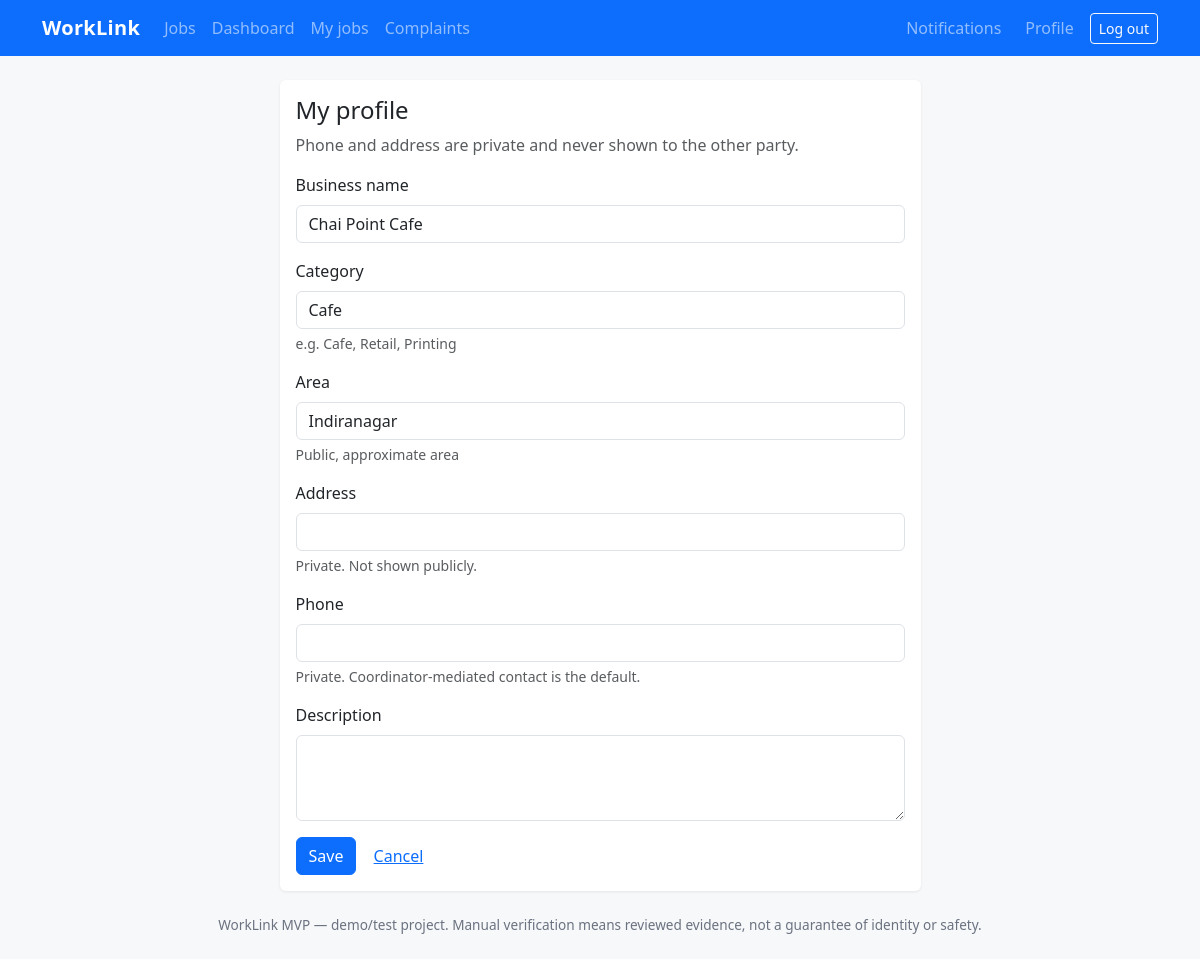
The page /accounts/profile/ (signed in) on the database its author committed.
### accounts/models.py (models this page shows, shortened)
class ReputationMixin:
    @property
    def reputation(self):
        """New users show 'New' (never a default perfect score)."""
        from django.db.models import Avg, Count
        from trust.models import Review
        agg = Review.objects.filter(target=self.user, moderation_status="PUBLISHED").aggregate(
            avg=Avg("rating"), n=Count("id")
        )
        if not agg["n"]:
            return "New"
        s = "" if agg["n"] == 1 else "s"
        return f"{agg['avg']:.1f}/5 ({agg['n']} review{s})"

class BusinessProfile(ReputationMixin, models.Model):
    user = models.OneToOneField(settings.AUTH_USER_MODEL, on_delete=models.CASCADE)
    business_name = models.CharField(max_length=150)
    category = models.CharField(max_length=100, blank=True, help_text="e.g. Cafe, Retail, Printing")
    area = models.CharField(max_length=120, blank=True, help_text="Public, approximate area")
    address = models.CharField(max_length=250, blank=True, help_text="Private. Not shown publicly.")
    phone = models.CharField(max_length=20, blank=True, validators=[phone_validator],
                             help_text="Private. Coordinator-mediated contact is the default.")
    description = models.TextField(blank=True)
    verification_status = models.CharField(max_length=20, choices=VerificationStatus.choices,
                                           default=VerificationStatus.NOT_SUBMITTED)
    created_at = models.DateTimeField(auto_now_add=True)
    updated_at = models.DateTimeField(auto_now=True)

### accounts/views.py (the view)
# urls.py: path("profile/", views.profile, name="profile"),
@login_required
def profile(request):
    role = get_role(request.user)
    if role == "worker":
        instance, FormClass = request.user.workerprofile, WorkerProfileForm
    elif role == "business":
        instance, FormClass = request.user.businessprofile, BusinessProfileForm
    else:
        raise PermissionDenied
    form = FormClass(request.POST or None, instance=instance)
    if request.method == "POST" and form.is_valid():
        form.save()
        messages.success(request, "Profile saved.")
        return redirect("dashboard")
    return render(request, "form.html", {"form": form, "title": "My profile",
                                         "intro": "Phone and address are private and never shown to the other party."})

### accounts/forms.py
class BusinessProfileForm(BootstrapMixin, forms.ModelForm):
    class Meta:
        model = BusinessProfile
        fields = ["business_name", "category", "area", "address", "phone", "description"]
        widgets = {"description": forms.Textarea(attrs={"rows": 3})}

### accounts/permissions.py (called while the page is built)
def get_role(user):
    if not user.is_authenticated:
        return None
    if user.is_staff:
        return "admin"
    if hasattr(user, "workerprofile"):
        return "worker"
    if hasattr(user, "businessprofile"):
        return "business"
    return None

### notifications/context_processors.py (called while the page is built)
def unread_notifications(request):
    user = getattr(request, "user", None)
    if user is not None and user.is_authenticated:
        return {"unread_count": user.notifications.filter(is_read=False).count()}
    return {"unread_count": 0}

### templates/form.html (shortened to what this page needs)
{% extends "base.html" %}
{% block content %}
<div class="row justify-content-center"><div class="col-lg-7">
  <div class="card"><div class="card-body">
    <h1 class="h4">{{ title }}</h1>
    {% if intro %}<p class="text-muted">{{ intro }}</p>{% endif %}
    <form method="post" {% if action %}action="{{ action }}" {% endif %}novalidate>{% csrf_token %}
      {% for field in form %}
        <div class="mb-3">
          <label class="form-label" for="{{ field.id_for_label }}">{{ field.label }}</label>
          {{ field }}
          {% if field.help_text %}<div class="form-text">{{ field.help_text }}</div>{% endif %}
        </div>
      {% endfor %}
      <button class="btn btn-primary">Save</button>
      <a class="btn btn-link" href="{% url 'dashboard' %}">Cancel</a>
    </form>
  </div></div>
</div></div>
{% endblock %}

### static/css/site.css (style rules this page uses)
body { background: #f7f8fa; }
.card { border: 0; box-shadow: 0 1px 3px rgba(0,0,0,.08); }

### rows shown on the page
BusinessProfile: form "Chai Point Cafe" "Cafe" "Indiranagar"

### other values the page prints
{{ title }} "My profile"
{{ intro }} "Phone and address are private and never shown to the other party."
{{ field.label }} "Business name" "Category" "Area" "Address" "Phone" "Description"
{{ field.help_text }} "e.g. Cafe, Retail, Printing" "Public, approximate area" "Private. Not shown publicly." "Private. Coordinator-mediated contact is the default."
